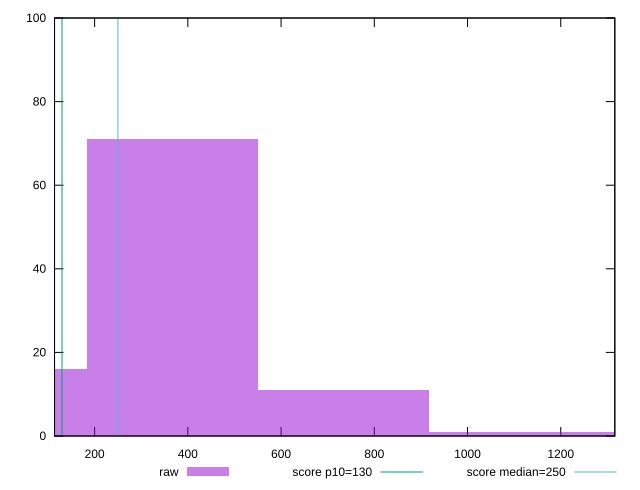

Write the gnuplot code that produced this figure.
reset

$raw <<EOF
367.1551335219384 71
0 16
734.3102670438768 11
1101.4654005658153 1
1468.6205340877536 1
EOF

set key outside below
set boxwidth 367.1551335219384
set xrange [114:1316]
set yrange [0:100]
set trange [0:100]
set style fill transparent solid 0.5 noborder

set parametric
set terminal svg size 640, 490 enhanced background rgb 'white'
set output "report_00015_2021-02-09T16-11-33.973Z/max-potential-fid/samples/pages+cached+noadtech+nomedia+nocss/raw/histogram.svg"

plot $raw title "raw" with boxes, \
     130,t title "score p10=130", \
     250,t title "score median=250"

reset
